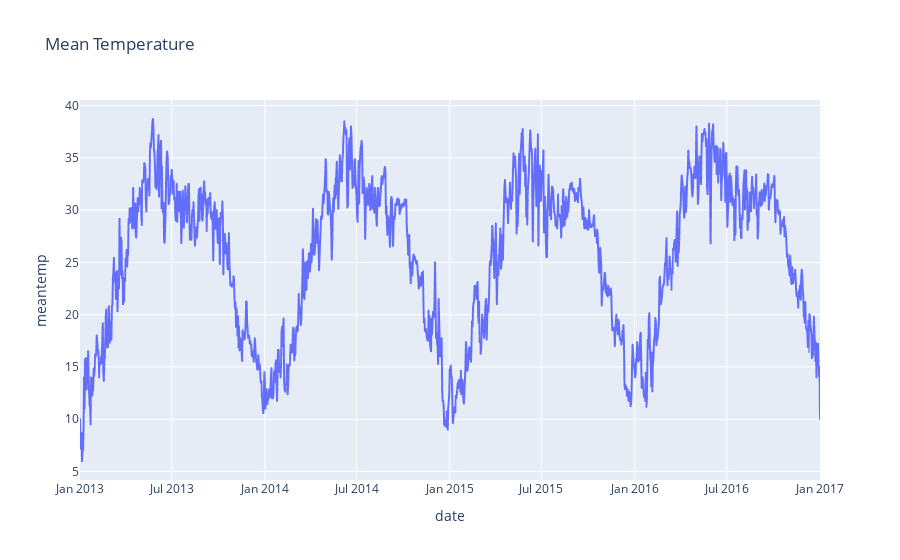

The notebook cell this image was saved under:
### Code cell
px.line(df,x="date",y="meantemp",title="Mean Temperature")

### Figure 1 — Plotly figure (JSON) as saved in the notebook; plotly's stock layout.template omitted (floating-point values rounded to 4 significant figures; data arrays with more than 128 entries replaced by an {"elided": "..."} marker saying what was removed)
{"data": [{"hovertemplate": "date=%{x}<br>meantemp=%{y}<extra></extra>", "legendgroup": "", "line": {"color": "#636efa", "dash": "solid"}, "marker": {"symbol": "circle"}, "mode": "lines", "name": "", "showlegend": false, "type": "scattergl", "x": {"elided": "1462 str values"}, "xaxis": "x", "y": {"elided": "1462 float values"}, "yaxis": "y"}], "layout": {"legend": {"tracegroupgap": 0}, "title": {"text": "Mean Temperature"}, "xaxis": {"anchor": "y", "domain": [0, 1], "title": {"text": "date"}}, "yaxis": {"anchor": "x", "domain": [0, 1], "title": {"text": "meantemp"}}}}
